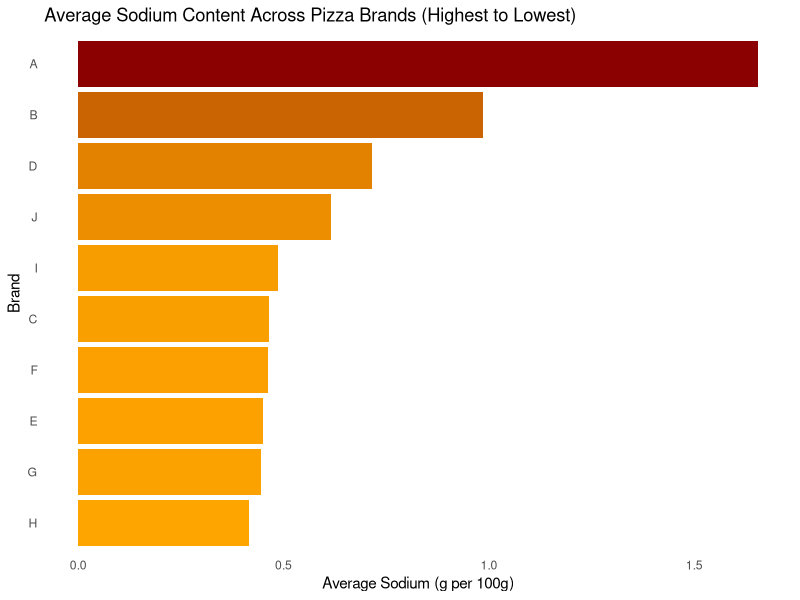
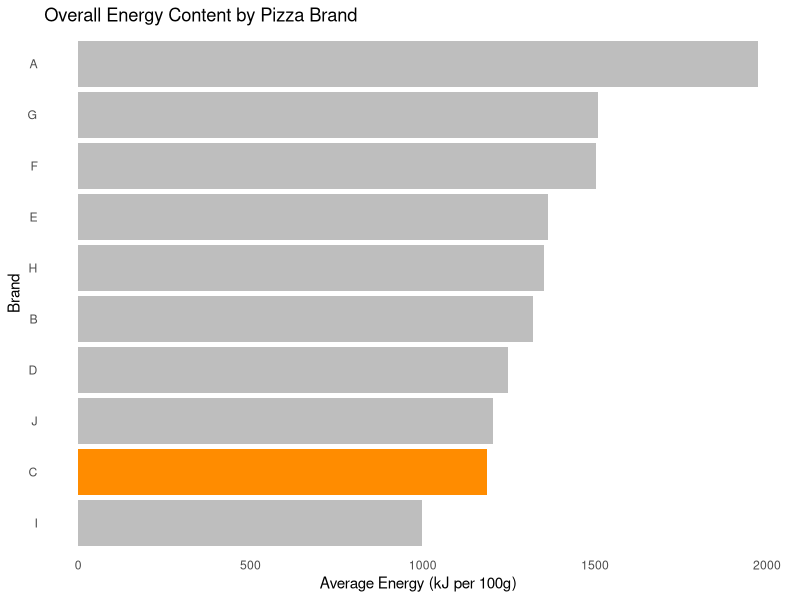
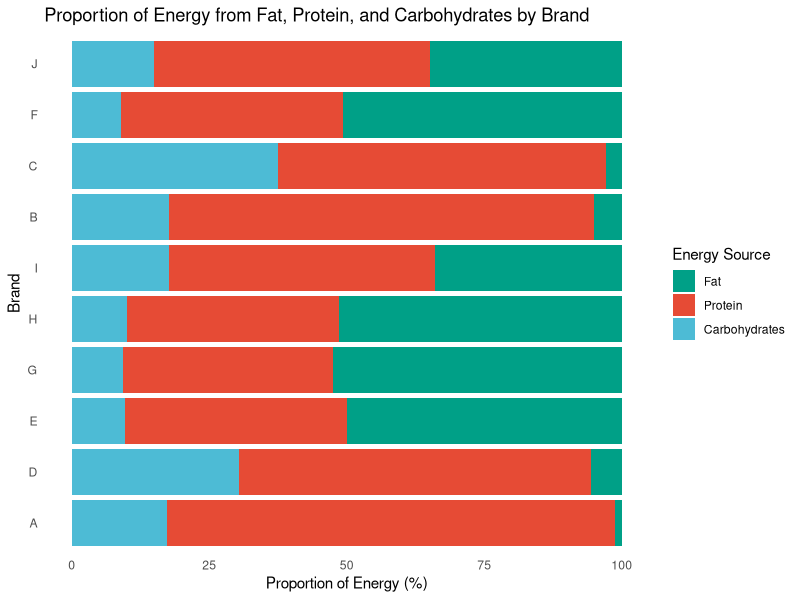
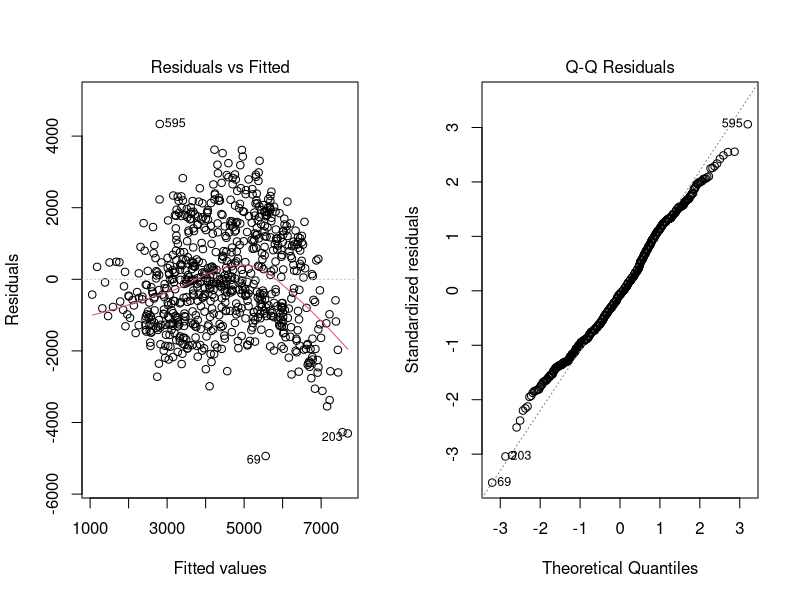
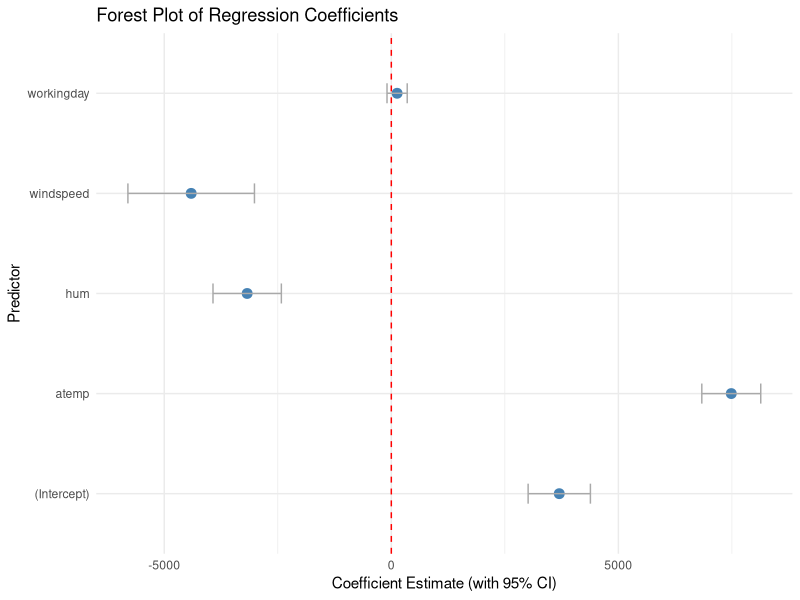

These figures' R source, in order:
## ---- chunk 1
library(ggplot2)
library(dplyr)
pizza <- read.csv("pizza.csv")
head(pizza)

# Compute average sodium per brand
sodium_summary <- pizza %>%
  group_by(brand) %>%
  summarise(mean_sodium = mean(sodium, na.rm = TRUE)) %>%
  arrange(mean_sodium)

# Plot using the summarized data
ggplot(sodium_summary, aes(x = reorder(brand, mean_sodium), y = mean_sodium, fill = mean_sodium)) +
  geom_col(show.legend = FALSE) +
  coord_flip() +
  labs(
    x = "Brand",
    y = "Average Sodium (g per 100g)",
    title = "Average Sodium Content Across Pizza Brands (Highest to Lowest)"
  ) +
  scale_fill_gradient(low = "orange", high = "darkred") +
  theme_minimal() +
  theme(
    panel.grid.major = element_blank(),
    panel.grid.minor = element_blank()
  )
## ---- chunk 2
pizza <- pizza %>%
  mutate(energy_kJ = 17 * prot + 37 * fat + 17 * carb)
head(pizza)

energy_summary <- pizza %>%
  group_by(brand) %>%
  summarise(mean_energy = mean(energy_kJ, na.rm = TRUE))

ggplot(energy_summary, aes(x = reorder(brand, mean_energy), y = mean_energy,
                           fill = brand == "C")) +
  geom_col(show.legend = FALSE) +
  coord_flip() +
  labs(
    x = "Brand",
    y = "Average Energy (kJ per 100g)",
    title = "Overall Energy Content by Pizza Brand"
  ) +
  scale_fill_manual(values = c("grey", "darkorange")) +
  theme_minimal() +
  theme(
    panel.grid.major = element_blank(),
    panel.grid.minor = element_blank()
  )
## ---- chunk 3
pizza <- pizza %>%
  mutate(
    energy_fat = 37 * fat,
    energy_prot = 17 * prot,
    energy_carb = 17 * carb,
    total_energy = energy_fat + energy_prot + energy_carb,
    pct_fat = 100 * energy_fat / total_energy,
    pct_prot = 100 * energy_prot / total_energy,
    pct_carb = 100 * energy_carb / total_energy
  )
energy_prop <- pizza %>%
  group_by(brand) %>%
  summarise(
    fat_pct = mean(pct_fat, na.rm = TRUE),
    prot_pct = mean(pct_prot, na.rm = TRUE),
    carb_pct = mean(pct_carb, na.rm = TRUE)
  )
library(tidyr)

energy_prop_long <- energy_prop %>%
  pivot_longer(cols = c(fat_pct, prot_pct, carb_pct),
               names_to = "source", values_to = "percentage")

ggplot(energy_prop_long, aes(x = reorder(brand, -percentage), y = percentage, fill = source)) +
  geom_bar(stat = "identity", position = "stack") +
  coord_flip() +
  labs(
    x = "Brand",
    y = "Proportion of Energy (%)",
    title = "Proportion of Energy from Fat, Protein, and Carbohydrates by Brand"
  ) +
  scale_fill_manual(values = c("fat_pct" = "#E64B35", "prot_pct" = "#4DBBD5", "carb_pct" = "#00A087"),
                    labels = c("Fat", "Protein", "Carbohydrates"),
                    name = "Energy Source") +
  theme_minimal() +
  theme(
    panel.grid.major = element_blank(),
    panel.grid.minor = element_blank()
  )

## ---- chunk 4
bikes <- read.csv("bikes.csv")
model <- lm(cnt ~ atemp + hum + windspeed + workingday, data = bikes)
summary(model)

## ---- chunk 5

par(mfrow = c(1, 2))       
plot(model, which = 1)     # 1. Residuals vs Fitted
plot(model, which = 2)     # 2. Normal Q–Q
par(mfrow = c(1, 1))       
## ---- chunk 6
library(broom)
coef_df <- tidy(model, conf.int = TRUE)

# forest plot
ggplot(coef_df, aes(x = estimate, y = term)) +
  geom_point(size = 3, colour = "steelblue") +
  geom_errorbarh(aes(xmin = conf.low, xmax = conf.high), height = 0.2, colour = "darkgrey") +
  geom_vline(xintercept = 0, linetype = "dashed", colour = "red") +
  labs(
    title = "Forest Plot of Regression Coefficients",
    x = "Coefficient Estimate (with 95% CI)",
    y = "Predictor"
  ) +
  theme_minimal()
